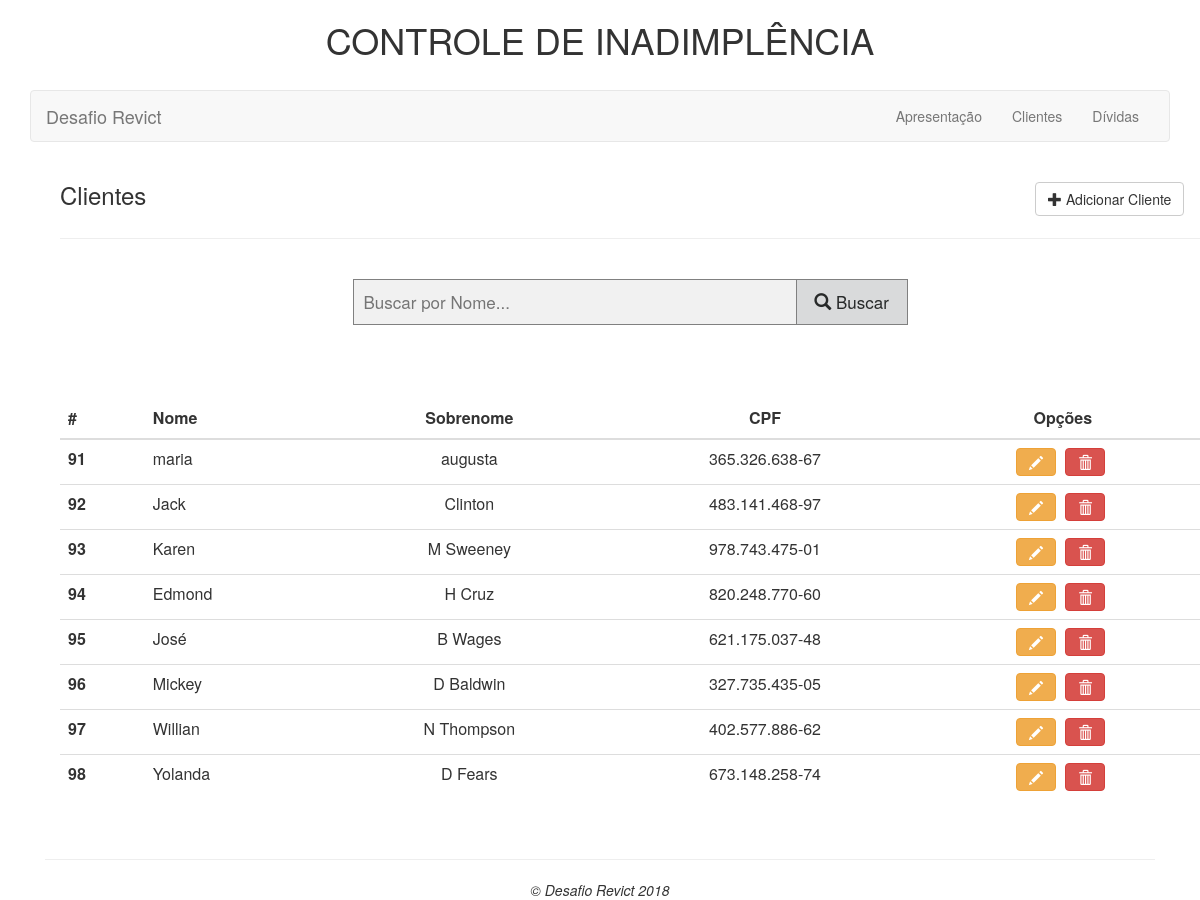
/cliente/index, run on the app's committed database.
### tables this page shows
CREATE TABLE IF NOT EXISTS `clientes` (
  `id` int(11) NOT NULL,
  `nome` varchar(255) NOT NULL,
  `sobrenome` varchar(255) NOT NULL,
  `cpf` varchar(255) NOT NULL,
  `created_at` timestamp NULL DEFAULT CURRENT_TIMESTAMP,
  `updated_at` timestamp NULL DEFAULT CURRENT_TIMESTAMP ON UPDATE CURRENT_TIMESTAMP
);

### controllers/cliente.php (called while the page is built, shortened)
<?php
require_once ('../core/controller.php');
require_once ('../models/cliente.php');
require_once ('../daos/cliente.php');
class ClienteController extends Controller{
  private $clienteDAO;
  public function __construct(){
    $this->clienteDAO = new ClienteDAO();
  }
  public function index(){
    $clientes = $this->clienteDAO->getAllClientes();
    $this->view('index');
  }
}
?>

### dispatcher.php (called while the page is built, shortened)
<?php
class Dispatcher
{
    public function dispatch(){
        $this->request = new Request();
        $controller = $this->loadController();
        call_user_func_array([$controller, $this->request->action], $this->request->params);
    }
    public function loadController(){
        $controller = new $name();
        return $controller;
    }
}
?>

### public_html/index.php (called while the page is built, shortened)
<?php
require(ROOT.'dispatcher.php');
$dispatcher = new Dispatcher();
$dispatcher->dispatch();
?>

### daos/database.php (called while the page is built, shortened)
<?php
class Database {
  private static $host = "localhost";
  private static $username = "root";
  private static $password = "";
  private static $database = "desafiorevict";
  private static $conexao = null;
  public static function getConexao(){
    if (is_null(self::$conexao)){
      self::$conexao = new PDO("mysql:host=".self::$host.";dbname=".self::$database
                               .";charset=utf8", self::$username, self::$password,
                               array(PDO::MYSQL_ATTR_INIT_COMMAND => "SET NAMES 'utf8'"));
    }
    return self::$conexao;
  }
}
?>

### daos/cliente.php (called while the page is built, shortened)
<?php
require_once "database.php";
class ClienteDAO{
  private function getAllDividasOfCliente($id_cliente){
    $sql = "SELECT * FROM dividas WHERE cliente_id =" . $id_cliente;
    $stmt = Database::getConexao()->prepare($sql);
    $stmt->setFetchMode(PDO::FETCH_CLASS, 'Divida');
    $stmt->execute();
    $dividas = $stmt->fetchAll();
    if(count($dividas)>0){
      return $dividas;
    }
    return null;
  }
  public function getAllClientes(){
    $sql = "SELECT * FROM clientes";
    $stmt = Database::getConexao()->prepare($sql);
    $stmt->setFetchMode(PDO::FETCH_CLASS, 'Cliente');
    $stmt->execute();
    $clientes = $stmt->fetchAll();
    foreach($clientes as $cliente){
      $id = $cliente->getId();
      $dividas = $this->getAllDividasOfCliente($id);
    }
    return $clientes;
  }
}
?>

### models/cliente.php (called while the page is built, shortened)
<?php
class Cliente {
  private $id;
  private $nome;
  private $sobrenome;
  private $cpf;
  public function getId(){
    return $this->id;
  }
  public function getNome(){
    return $this->nome;
  }
  public function getSobrenome(){
    return $this->sobrenome;
  }
  public function getCpf(){
    return $this->cpf;
  }
}
?>

### views/cliente/index.php (the view, shortened to what this page needs)
<div class="container">
  <div class="row">
    <div class="col-md-12">
      <div class="row">
        <div class="col-md-10">
            <h3>Clientes</h3>
        </div>
        <div class="col-md-2">
          <br>
          <a href="<?= BASE_URL ?>cliente/register" class="btn btn-default">
            <span class="glyphicon glyphicon-plus"></span> Adicionar Cliente
          </a>&nbsp;
        </div>
      </div>
      <hr>
      <br>
      <div class="row">
        <div class="col-md-6 col-md-offset-3">
          <form class="example" method="post" action="<?= BASE_URL ?>cliente/search">
            <input type="text" placeholder="Buscar por Nome..." name="name">
            <button type="submit"><i class="glyphicon glyphicon-search"></i> Buscar</button>
          </form><br>
        </div>
      </div>
      <br>
      <br>
      <table class="table">
        <thead>
          <tr>
            <th scope="col">#</th>
            <th scope="col">Nome</th>
            <th scope="col" class="text-center">Sobrenome</th>
            <th scope="col" class="text-center">CPF</th>
            <th scope="col" class="text-center">Opções</th>
          </tr>
        </thead>
        <tbody>
          <?php if(isset($clientes)){  ?>
             <?php foreach($clientes as $cliente):  ?>
            <tr>
              <th scope="row"><?= $cliente->getId() ?></th>
              <td><?= $cliente->getNome() ?></td>
              <td class="text-center"><?= $cliente->getSobrenome() ?></td>
              <td class="text-center"><?= $cliente->getCpf() ?></td>
              <td class="text-center">
              <a href="<?= BASE_URL ?>cliente/edit/<?= $cliente->getId() ?>" class="btn btn-warning">
                <span class="glyphicon glyphicon-pencil"></span>
              </a>&nbsp;
              <?php $linkexcluir = BASE_URL.'cliente/remove/'.(isset($cliente) ? $cliente->getId() : ''); ?>
                <a class="btn btn-danger" href="javascript: func();" onclick="confirmacao('<?= $linkexcluir ?>')" >
                <span class="glyphicon glyphicon-trash"></span>
                </a>&nbsp;
              </td>
            </tr>
             <?php endforeach;
                }else{ ?>
                <tr>
                <td class="col-xs-12 text-center" colspan="5">Não foram encontrados resultados para a sua busca...</td>
                </tr>
            <?php } ?>
        </tbody>
      </table>
    </div>
  </div>
</div>

### core/controller.php (shortened to what this page needs)
<?php
class Controller {
  var $vars = [];
  var $layout = "layout";
  function set($d){
    $this->vars = array_merge($this->vars, $d);
  }
  function view($filename){
    extract($this->vars);
    $class = str_replace('Controller', '', get_class($this));
    require(ROOT . "views/" . strtolower($class) . '/' . $filename . '.php');
    $content_for_layout = ob_get_clean();
    if ($this->layout == false){
        $content_for_layout;
    }else{
        require(ROOT . "views/layout/" . $this->layout . '.php');
    }
  }
}
?>

### views/layout/layout.php (shortened to what this page needs)
<html>
    <head>
        <link href="<?= BASE_URL ?>bootstrap/css/bootstrap.min.css" rel="stylesheet">
        <link href="<?= BASE_URL ?>assets/css/style.css" rel="stylesheet">
    </head>
    <body>
        <div class="container">
            <div class="text-center">
                <h1>CONTROLE DE INADIMPLÊNCIA</h1><BR>
            </div>
            <nav class="navbar navbar-default">
                <div class="container-fluid">
                <div class="navbar-header">
                <a class="navbar-brand" href="<?= BASE_URL ?>">Desafio Revict</a></a>
                </div>
                <div id="navbar" class="navbar-collapse collapse">
                <ul class="nav navbar-nav navbar-right">
                <li><a href="<?= BASE_URL ?>">Apresentação<span class="sr-only"></span></a></li>
                <li><a href="<?= BASE_URL ?>cliente/index">Clientes<span class="sr-only">(current)</span></a></li>
                <li><a href="<?= BASE_URL ?>divida/index">Dívidas</a></li>
                </ul>
                </div>
                </div>
            </nav>
            <div id="main" class="container-fluid" style="margin-top: 20px">
                <div id="top" class="row">
            <div class="col-sm-12">
                    <?php
                    echo $content_for_layout;
                    ?>
                    </div>
                </div>
            </div>
        <br>
        <footer class="container-fluid text-center">
            <hr></hr>
                <em>&copy; Desafio Revict 2018</em>
        </footer>
    </div>
    </body>
</html>

### assets/css/style.css (style rules this page uses)
* { box-sizing: border-box; }
form.example input[type=text] { padding: 10px; font-size: 17px; border: 1px solid grey; float: left; width: 80%; background: #f1f1f1; }
form.example button { float: left; width: 20%; padding: 10px; background: rgb(217, 218, 219); color: rgb(39, 41, 41); font-size: 17px; border: 1px solid grey; border-left: none; cursor: pointer; }
form.example::after { content: ""; clear: both; display: table; }

### data on the page
clientes: id "91", nome "maria", sobrenome "augusta", cpf "365.326.638-67"
clientes: id "92", nome "Jack", sobrenome "Clinton", cpf "483.141.468-97"
clientes: id "93", nome "Karen", sobrenome "M Sweeney", cpf "978.743.475-01"
clientes: id "94", nome "Edmond", sobrenome "H Cruz", cpf "820.248.770-60"
clientes: id "95", nome "José", sobrenome "B Wages", cpf "621.175.037-48"
clientes: id "96", nome "Mickey", sobrenome "D Baldwin", cpf "327.735.435-05"
clientes: id "97", nome "Willian", sobrenome "N Thompson", cpf "402.577.886-62"
clientes: id "98", nome "Yolanda", sobrenome "D Fears", cpf "673.148.258-74"
